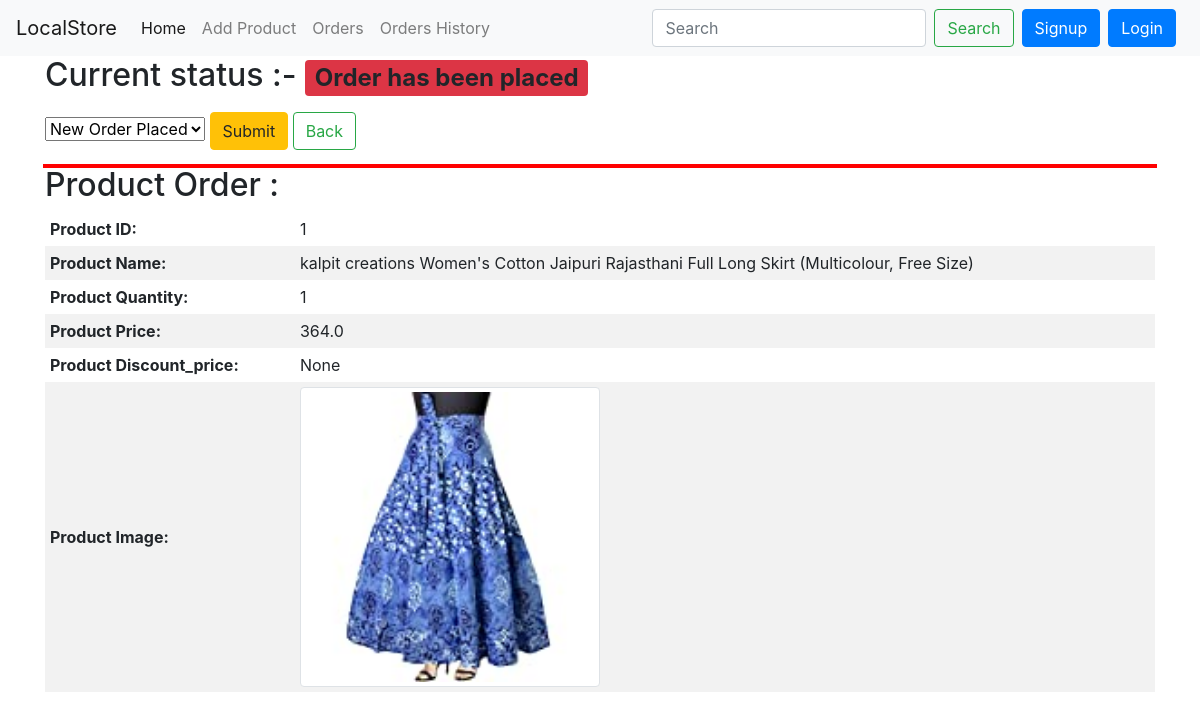
The app's page /store/status/155 with its own data.
### store/models.py (models this page shows, shortened)
class Orderitem(models.Model):
    cust_order = models.ForeignKey(User, on_delete=models.CASCADE)
    email=models.CharField(max_length=500,default='')
    item = models.ForeignKey(Product, on_delete=models.CASCADE, to_field="prod_id")
    status=models.CharField(max_length=500,default='',null=True,blank=True)
    quantity = models.IntegerField(default=1)
    date_created = models.DateTimeField(auto_now_add=True)

class Product(models.Model):
    prod_id = models.IntegerField(primary_key=True)
    owner = models.ForeignKey(User, on_delete=models.CASCADE, null=True)
    ownerprod = models.ForeignKey(Merchentdb, on_delete=models.CASCADE, null=True)
    prod_category = models.CharField(max_length=500, default='')
    prod_subcategory = models.CharField(max_length=500, default='')
    prod_name = models.CharField(max_length=500, default='', unique=True)
    prod_desc = models.CharField(max_length=5000, default='')
    prod_price = models.FloatField()
    discount_price = models.FloatField(blank=True, null=True)
    image = models.ImageField(upload_to='IMAGES/', editable=True)
    date = models.DateField(editable=True, default=now)
    prod_status = models.CharField(max_length=5000, default='added')

### store/views.py (the view, shortened to what this page needs)
# urls.py: path('status/<int:myid>', views.update_status, name='Updatestatus'),
def update_status(request, myid):
    orders = Orderitem.objects.filter(id=myid)
    return render(request, 'store/status_item.html', {'orders': orders})

### store/templates/store/status_item.html (shortened to what this page needs)
{%extends 'store/layout.html'%}
{%block body%}
<div class="container">
    {%for i in orders%}
    <form method="post" action="#">{%csrf_token%}
        {%if i.status == "Delivered"%}
        <h2><label>Current status :- <a class="badge badge-success"> {{i.status}}</a></label><br></h2>
        {%else%}
        <h2><label>Current status :- <a class="badge badge-danger"> {{i.status}}</a></label><br></h2>
        {%endif%}
        <select name="status" id="status">
            <option value="Order Placed">New Order Placed</option>
        </select>
        <input type="submit"  class="btn btn-warning" value="Submit">
        <a href="/store/orders/" class="btn btn-outline-success" type="submit">Back</a>
    </form>
    <h2>Product Order :</h2>
    <table style="width:100%">
                <tr>
                    <th>Product ID:</th>
                    <td><a id="{{k.item.prod_id}}"> {{i.item.prod_id}}</a></td>
                </tr>
                <tr>
                    <th>Product Name:</th>
                    <td>{{i.item.prod_name}}</td>
                </tr>
                <tr>
                    <th>Product Quantity:</th>
                    <td>{{i.quantity}}</td>
                </tr>
                <tr>
                    <th>Product Price:</th>
                    <td>{{i.item.prod_price}}</td>
                </tr>
                <tr>
                    <th>Product Discount_price:</th>
                    <td>{{i.item.discount_price}}</td>
                </tr>
                <tr>
                    <th>Product Image:</th>
                    <td><img src="/MEDIA/{{i.item.image}}" alt="..." width="300" height="250" class="img-thumbnail"></td>
                </tr>
                {%endfor%}
    </table>
</div>
{%endblock%}

### records on screen
Orderitem: status "Order has been placed", item.prod_id "1", item.prod_name "kalpit creations Women's Cotton Jaipuri Rajasthani Full Long Skirt (Multicolour, Free Size)", quantity "1", item.prod_price "364.0", item.discount_price "None", item.image (picture)
